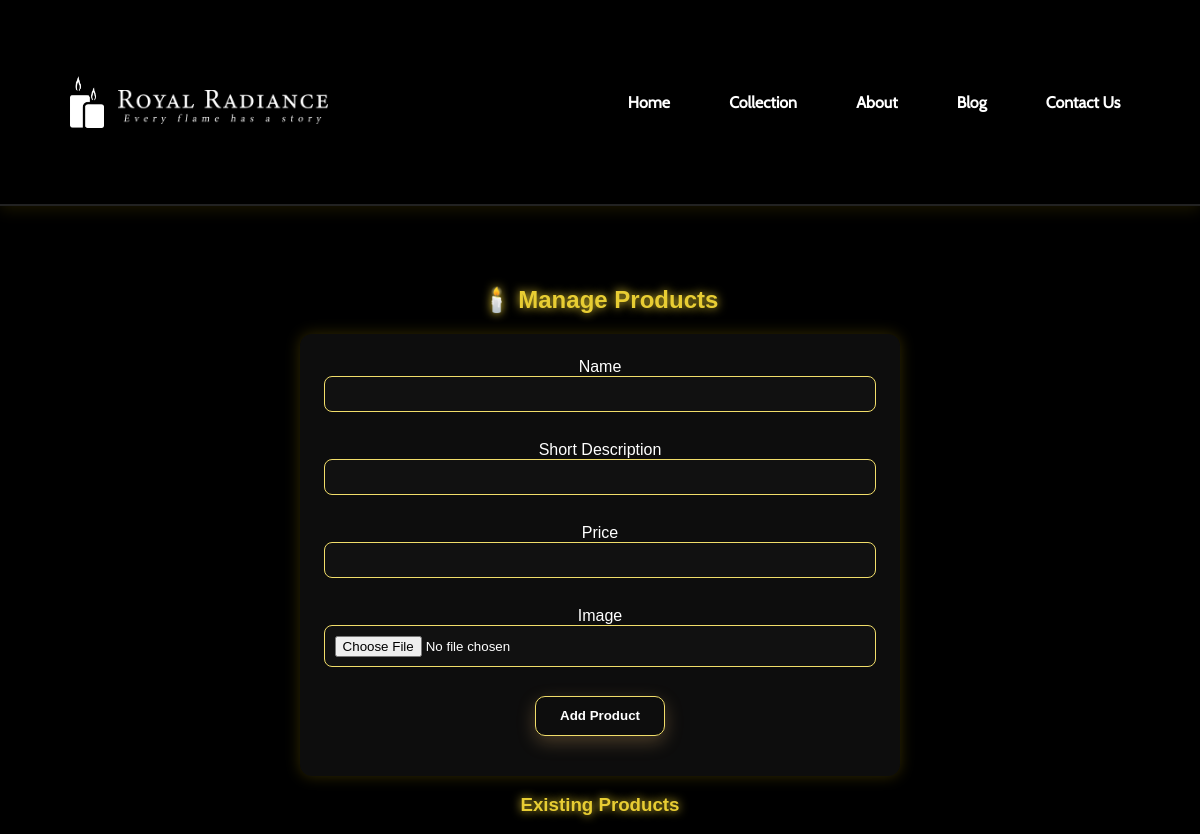
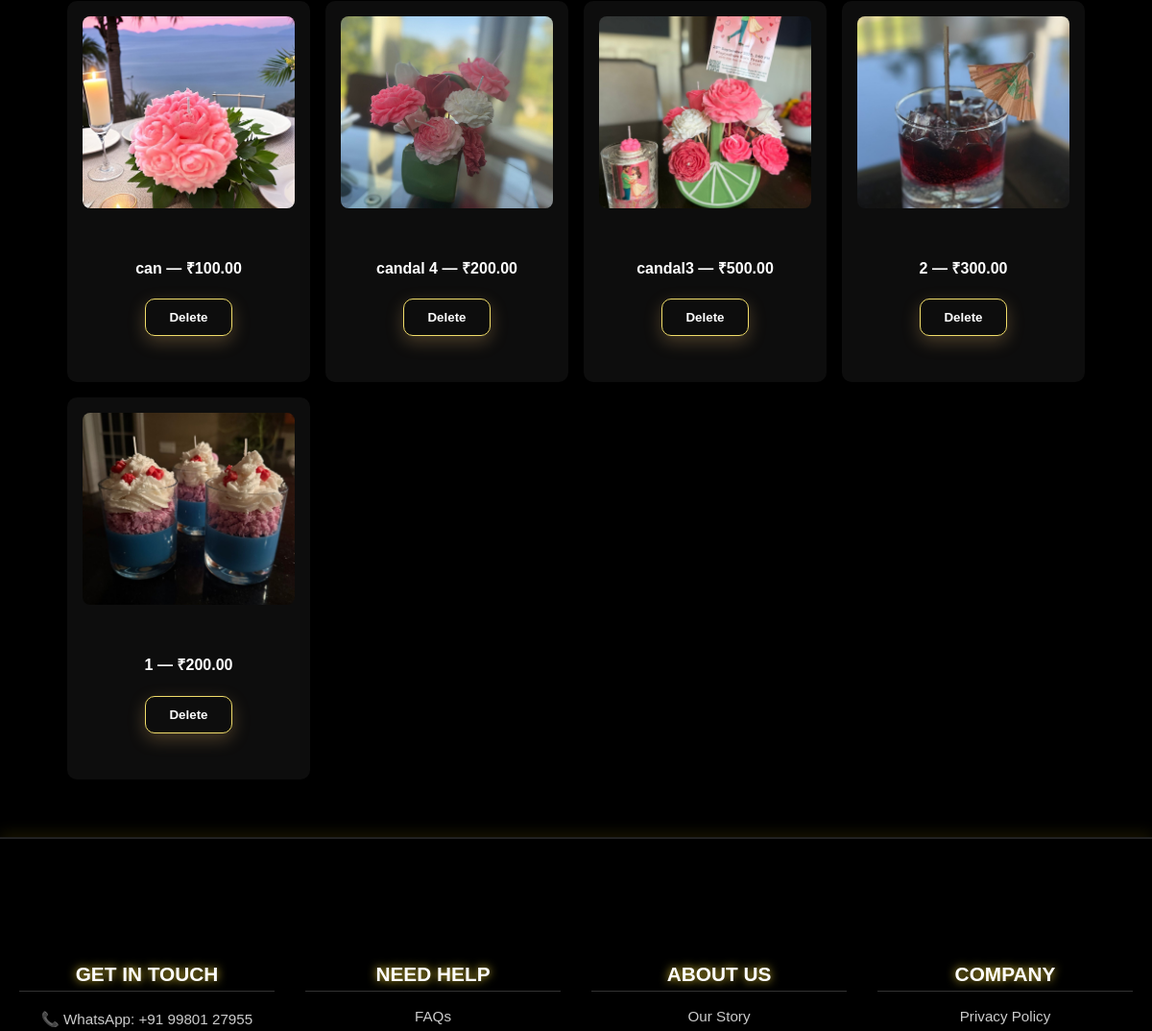
The app's page /admin/products (signed in, upper part), older data (2 pictures, top to bottom).
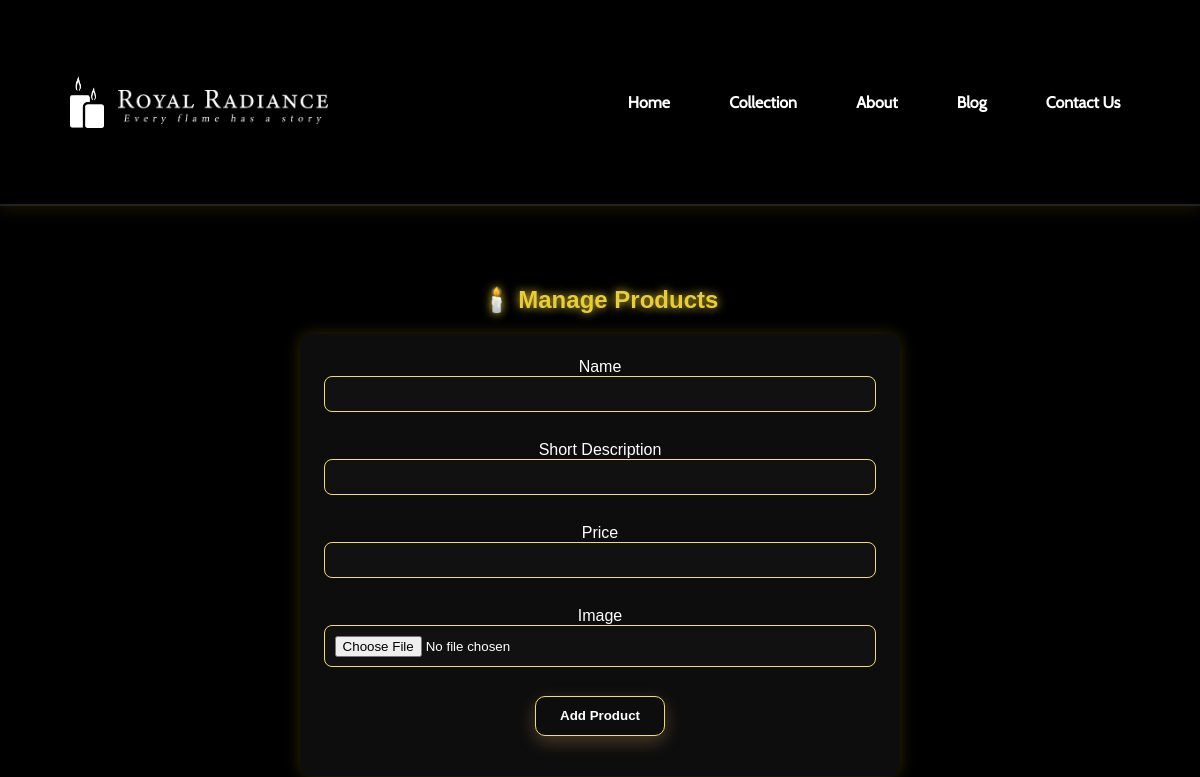
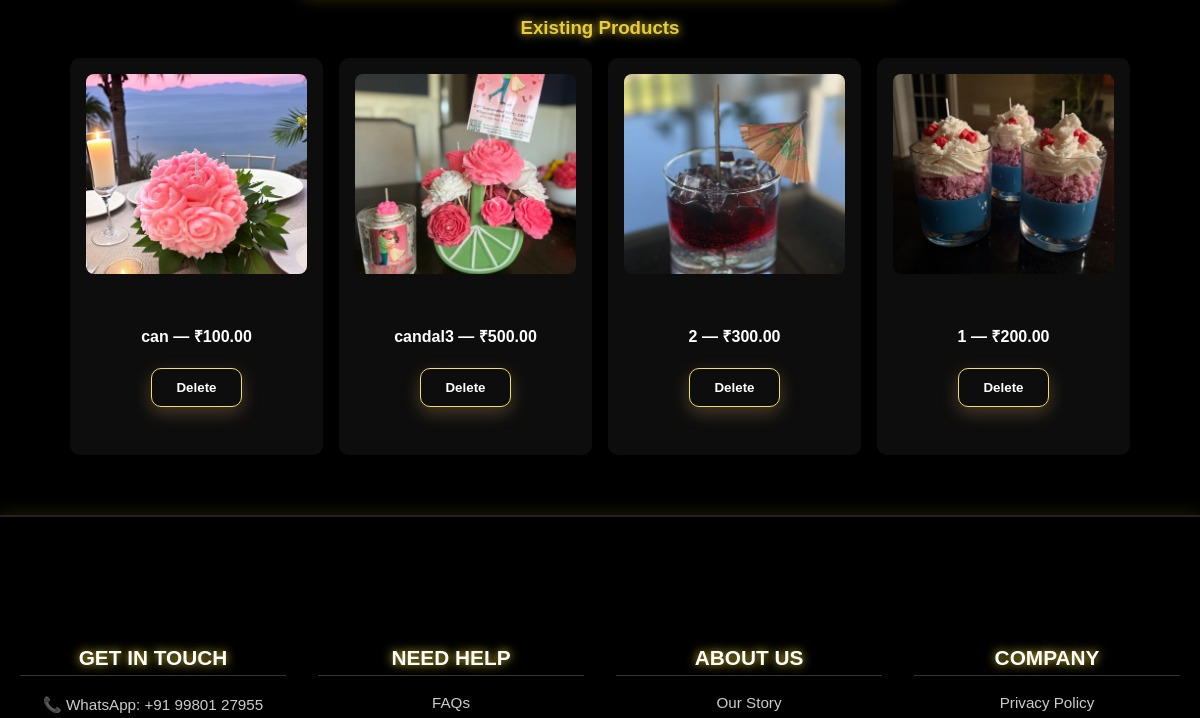
The same page, newer data (2 pictures, top to bottom).
### models.py (models this page shows)
class Product(db.Model):
    id = db.Column(db.Integer, primary_key=True)
    name = db.Column(db.String(140), nullable=False)
    short_desc = db.Column(db.String(280))
    price = db.Column(db.Float, nullable=False, default=0.0)
    image = db.Column(db.String(300))
    created_at = db.Column(db.DateTime, default=datetime.utcnow)

### app.py (the view, shortened to what this page needs)
    @app.route('/admin/products', methods=['GET','POST'])
    @admin_required
    def admin_products():
        prods = Product.query.order_by(Product.created_at.desc()).all()
        return render_template('admin_products.html', products=prods)

### templates/admin_products.html (shortened to what this page needs)
{% extends "base.html" %}
{% block content %}
<section class="wrap">
  <h2>🕯️ Manage Products</h2>
  <form method="post" enctype="multipart/form-data" class="admin-form">
    <label>Name <input name="name" required></label>
    <label>Short Description <input name="short_desc"></label>
    <label>Price <input name="price" type="number" step="0.01"></label>
    <label>Image <input name="image" type="file"></label>
    <button class="btn glow" type="submit">Add Product</button>
  </form>
  <h3>Existing Products</h3>
  <div class="grid products-grid">
    {% for p in products %}
      <div class="card">
       <img src="{{ url_for('static', filename='images/uploads/' + p.image) }}" alt="{{ p.name }}"onerror="this.src='{{ url_for('static', filename='images/item (0).jpg') }}'">
<div class="card-body">
          <h4>{{ p.name }} — ₹{{ "%.2f"|format(p.price) }}</h4>
          <form method="post" action="{{ url_for('admin_products_delete', pid=p.id) }}" onsubmit="return confirm('Delete?');">
            <button class="btn small danger">Delete</button>
          </form>
        </div>
      </div>
    {% endfor %}
  </div>
</section>
{% endblock %}

### templates/base.html (shortened to what this page needs)
<!doctype html>
<html lang="en">
<head>
  <link rel="stylesheet" href="{{ url_for('static', filename='css/main.css') }}">
</head>
<body class="theme-blue-black">
  <header class="site-header">
    <div class="wrap header-wrap">
      <a href="{{ url_for('home') }}" class="logo">
        <div class="logo-combo">
          <img src="{{ url_for('static', filename='images/candal.png') }}"
               alt="Candle" class="logo-candle" />
          <img src="{{ url_for('static', filename='images/name.png') }}"
               alt="Royal Radiance Text" class="logo-name" />
        </div>
      </a>
      <nav class="nav">
        <a href="{{ url_for('home') }}">Home</a>
        <a href="{{ url_for('catalog') }}">Collection</a>
        <a href="{{ url_for('about') }}">About</a>
        <a href="{{ url_for('blog') }}">Blog</a>
        <a href="{{ url_for('contact') }}">Contact Us</a>
      </nav>
    </div>
  </header>
  <main>
    {% block content %}{% endblock %}
  </main>
  <footer class="site-footer">
    <div class="wrap footer-grid">
      <div class="footer-col">
        <h3>GET IN TOUCH</h3>
        <p>📞 WhatsApp: +91 99801 27955</p>
      </div>
      <div class="footer-col">
        <h3>NEED HELP</h3>
        <ul>
          <li><a href="#">FAQs</a></li>
        </ul>
      </div>
      <div class="footer-col">
        <h3>ABOUT US</h3>
        <ul>
          <li><a href="#">Our Story</a></li>
        </ul>
      </div>
      <div class="footer-col">
        <h3>COMPANY</h3>
        <ul>
          <li><a href="#">Privacy Policy</a></li>
        </ul>
      </div>
    </div>
  </footer>
</body>
</html>

### static/css/main.css (style rules this page uses)
:root { --gold: #FFD580; --cream: #FFF5E1; --brown: #3E2723; --muted: #7a6b66; --glass: rgba(255,255,255,0.06); --black: rgba(0,0,0,1); font-family: "Playfair Display", serif; }
* { box-sizing:border-box }
.wrap { max-width:1100px;margin:0 auto;padding:2rem }
.site-header { position:sticky;top:0;z-index:30;backdrop-filter: blur(6px);background: linear-gradient(90deg, rgba(255,255,255,0.6), rgba(255,255,255,0.35));border-bottom:1px solid rgba(0,0,0,0.04) }
.site-header .wrap { display:flex;align-items:center;gap:1rem }
.logo { display:flex;align-items:center;gap:.6rem;text-decoration:none;color:var(--brown) }
.logo img { height:52px }
.nav { margin-left:auto;display:flex;gap:1rem }
.nav a { color:var(--brown);text-decoration:none;padding:.6rem .8rem;border-radius:8px;transition:all .2s }
.btn { background:var(--gold);border:none;padding:.7rem 1.2rem;border-radius:12px;color:#3E2723;font-weight:600;cursor:pointer;box-shadow:0 6px 18px rgba(255,200,120,0.25);transition:transform .15s, box-shadow .15s }
.grid { display:grid;gap:1rem }
.products-grid { grid-template-columns:repeat(auto-fit,minmax(230px,1fr)); }
.card img { border-radius: 12px 12px 0 0; overflow: hidden; }
.card img { width:100%;height:200px;object-fit:cover }
.card-body { padding:1rem }
.admin-form label { display:block;margin-bottom:.5rem }
.admin-form input, .admin-form textarea { width:100%;padding:.6rem;border-radius:8px;border:1px solid rgba(0,0,0,0.06);margin-bottom:.8rem }

### templates/admin_products.html (style rules this page uses)
.wrap { position: relative; z-index: 2; color: #fff; padding: 60px 20px; text-align: center; }
body { background: #000; color: #fff; font-family: "Poppins", sans-serif; margin: 0; }
h2, h3 { text-align: center; color: #e8cd33; text-shadow: 0 0 10px #e8cd33; }
.admin-form { background: rgba(255,255,255,0.05); border-radius: 12px; padding: 1.5rem; margin: 1rem auto; width: 90%; max-width: 600px; box-shadow: 0 0 15px rgba(255,215,0,0.2); }
.admin-form label { display: block; margin-bottom: 1rem; color: #fff; }
.admin-form input { width: 100%; padding: 0.6rem; border-radius: 8px; border: 1px solid #f1dd6a; background: #111; color: #fff; outline: none; transition: 0.3s ease; }
.btn { background: transparent; border: 1px solid #f1dd6a; color: #fff; padding: 0.7rem 1.5rem; border-radius: 10px; cursor: pointer; display: block; margin: 1rem auto; transition: all 0.3s ease-in-out; font-weight: bold; }
.glow { animation: glow-breath 2s infinite ease-in-out; }
.card img { width: 100%; border-radius: 8px; margin-bottom: 0.6rem; }
.grid { display: grid; grid-template-columns: repeat(auto-fit, minmax(230px, 1fr)); gap: 1rem; margin-top: 1rem; }
.card { background: rgba(255,255,255,0.05); padding: 1rem; border-radius: 10px; text-align: center; color: white; transition: transform 0.3s ease, box-shadow 0.3s ease; }

Row changes from the older to the newer data that the page shows:
removed Product: shows a picture, name "candal 4", price "200.00"
